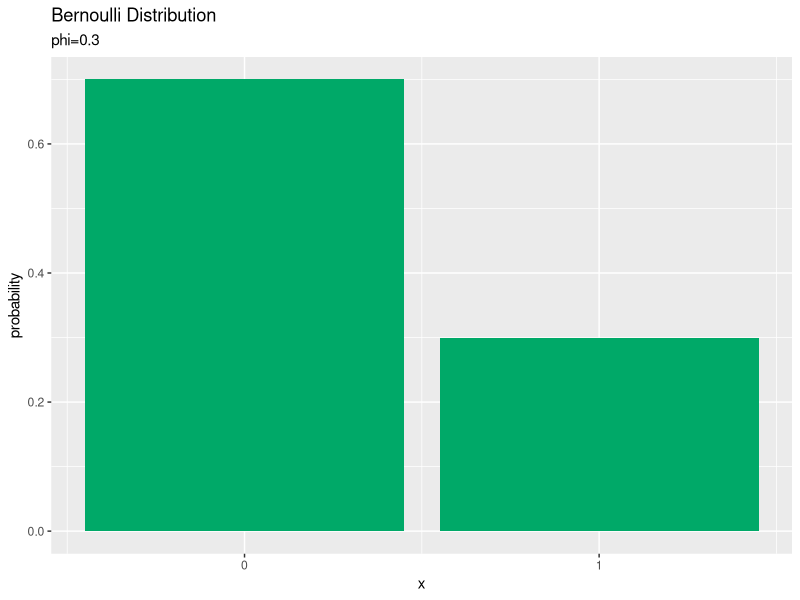
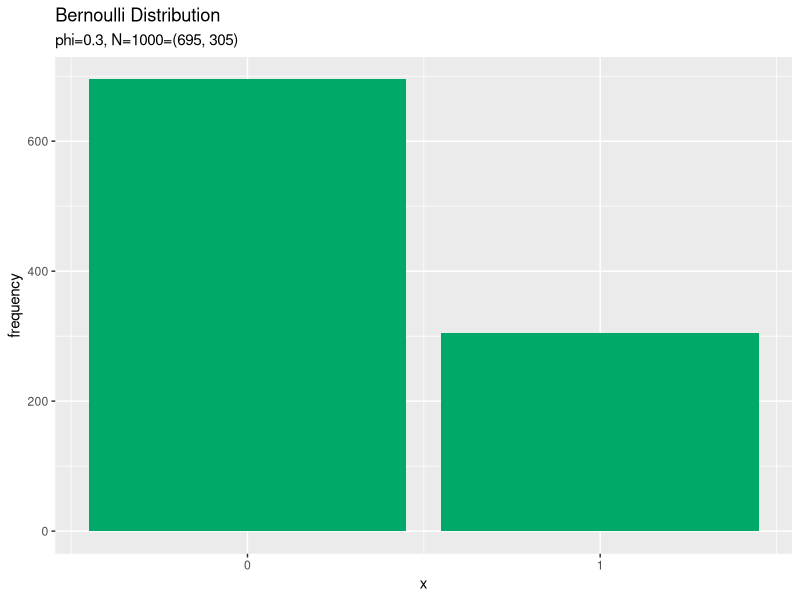
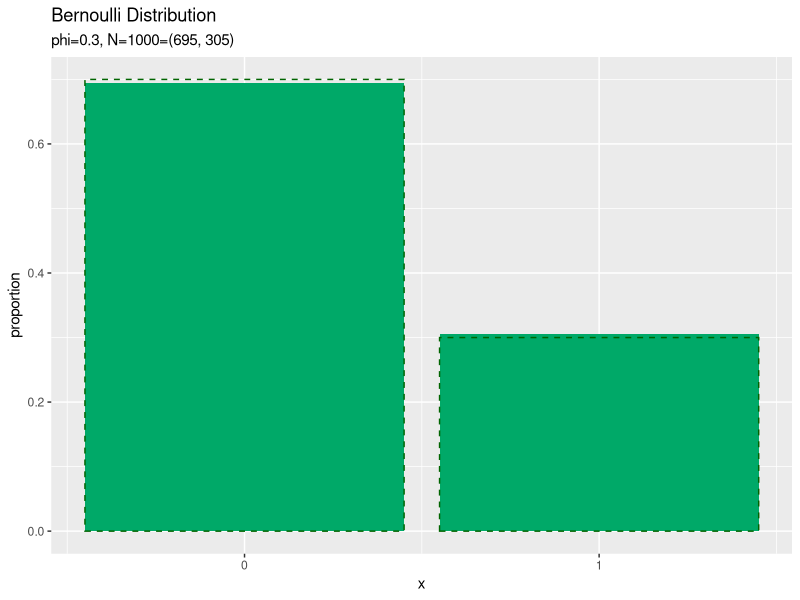

These charts were generated, in order, by the following R code:
## ---- chunk 1
knitr::opts_chunk$set(
  echo = TRUE, 
  message = FALSE, error = FALSE, warning = FALSE, # メッセージを非表示
  fig.align = "center", # 画像を中央揃え
  fig.width = 5, fig.height = 4, # 画像のサイズ
  dev = "cairo_pdf", dev.args = list(family = "ipaexg"), # {ggplot2}に日本語を組み込む場合の対処
  class.source = "numberLines lineAnchors", # ソースを番号付けする
  class.output = "numberLines lineAnchors chunkout" # 出力を番号付けする
)
## ---- chunk 2
# レンダリング日時
Sys.time()
## ---- chunk 3
# 利用するパッケージ
library(tidyverse)
library(gganimate)
## ---- chunk 4
# パラメータを指定
phi <- 0.3

# 確率変数の値を指定
x <- 0
## ---- chunk 5
# 定義式により確率を計算
prob <- phi^x * (1 - phi)^(1 - x)
prob
## ---- chunk 6
# 対数をとった定義式により確率を計算
ln_prob <- x * log(phi) + (1 - x) * log(1 - phi)
prob <- exp(ln_prob)
prob; ln_prob
## ---- chunk 7
# 二項分布の関数により確率を計算
prob <- dbinom(x = x, size = 1, prob = phi)
prob
## ---- chunk 8
# 二項分布の対数をとった関数により確率を計算
ln_prob <- dbinom(x = x, size = 1, prob = phi, log = TRUE)
prob <- exp(ln_prob)
prob; ln_prob
## ---- chunk 9
# ベクトルに変換
phi_v <- c(1 - phi, phi)
x_v <- c(1 - x, x)
phi_v; x_v
## ---- chunk 10
# 多項分布の関数により確率を計算
prob <- dmultinom(x = x_v, size = 1, prob = phi_v)
prob
## ---- chunk 11
# 多項分布の対数をとった関数により確率を計算
ln_prob <- dmultinom(x = x_v, size = 1, prob = phi_v, log = TRUE)
prob <- exp(ln_prob)
prob; ln_prob
## ---- chunk 12
# インデックスにより確率を抽出
prob <- phi_v[x+1]
prob
## ---- chunk 13
# 平均を計算
E_x <- phi
E_x
## ---- chunk 14
# 分散を計算
V_x <- phi * (1 - phi)
V_x
## ---- chunk 15
# パラメータを指定
phi <- 0.3

# ベルヌーイ分布の情報を格納
prob_df <- tidyr::tibble(
  x = 0:1, # 確率変数
  probability = c(1 - phi, phi) # 確率
)
prob_df
## ---- chunk 16
# ベルヌーイ分布を作図
ggplot(data = prob_df, mapping = aes(x = x, y = probability)) + # データ
  geom_bar(stat = "identity", position = "dodge", fill = "#00A968") + # 分布
#  geom_vline(xintercept = E_x, color = "orange", size = 1, linetype = "dashed") + # 平均
#  geom_vline(xintercept = E_x - sqrt(V_x), color = "orange", size = 1, linetype = "dotted") + # 平均 - 標準偏差
#  geom_vline(xintercept = E_x + sqrt(V_x), color = "orange", size = 1, linetype = "dotted") + # 平均 + 標準偏差
  scale_x_continuous(breaks = 0:1, labels = 0:1) + # x軸目盛
  labs(title = "Bernoulli Distribution", 
       subtitle = paste0("phi=", phi)) # ラベル
## ---- chunk 17
# 作図用のphiの値を作成
phi_vals <- seq(from = 0, to = 1, by = 0.01)

# phiの値ごとに分布を計算
anime_prob_df <- tidyr::tibble()
for(phi in phi_vals) {
  # ベルヌーイ分布の情報を格納
  tmp_prob_df <- tidyr::tibble(
    x = 0:1, # 確率変数
    probability = c(1 - phi, phi), # 確率
    parameter = paste0("phi=", phi) %>% 
      as.factor() # フレーム切替用のラベル
  )
  
  # 結果を結合
  anime_prob_df <- rbind(anime_prob_df, tmp_prob_df)
}
head(anime_prob_df)
## ---- chunk 18
# パラメータを指定
phi <- 0.3

# データ数を指定
N <- 1000

# ベルヌーイ分布に従う乱数を生成
x_n <- rbinom(n = N, size = 1, prob = phi)
x_n[1:5]
## ---- chunk 19
# 乱数を集計して格納
freq_df <- tidyr::tibble(
  x = 0:1, # 確率変数
  frequency = c(sum(x_n == 0), sum(x_n == 1)), # 度数
  proportion = frequency / N # 構成比
)
freq_df
## ---- chunk 20
# サンプルのヒストグラムを作成
ggplot(data = freq_df, mapping = aes(x = x, y = frequency)) + # データ
  geom_bar(stat = "identity", position = "dodge", fill = "#00A968") + # ヒストグラム
  scale_x_continuous(breaks = 0:1, labels = 0:1) + # x軸目盛
  labs(title = "Bernoulli Distribution", 
       subtitle = paste0("phi=", phi, ", N=", N, "=(", sum(x_n == 0), ", ", sum(x_n == 1), ")")) # ラベル
## ---- chunk 21
# サンプルの構成比を作図
ggplot() + 
  geom_bar(data = freq_df, mapping = aes(x = x, y = proportion), 
           stat = "identity", position = "dodge", fill = "#00A968") + # 構成比
  geom_bar(data = prob_df, mapping = aes(x = x, y = probability), 
           stat = "identity", position = "dodge", alpha = 0, color = "darkgreen", linetype = "dashed") + # 真の分布
  scale_x_continuous(breaks = 0:1, labels = 0:1) + # x軸目盛
  labs(title = "Bernoulli Distribution", 
       subtitle = paste0("phi=", phi, ", N=", N, "=(", sum(x_n == 0), ", ", sum(x_n == 1), ")")) # ラベル
## ---- chunk 22
# データ数を指定
N <- 100

# 乱数を1つずつ生成
x_n <- rep(NA, times = N)
anime_freq_df <- tidyr::tibble()
anime_data_df <- tidyr::tibble()
anime_prob_df <- tidyr::tibble()
for(n in 1:N) {
  # ベルヌーイ分布に従う乱数を生成
  x_n[n] <- rbinom(n = 1, size = 1, prob = phi)
  
  # ラベル用のテキストを作成
  label_text <- paste0(
    "phi=", phi, ", N=", n, "=(", sum(x_n[1:n] == 0), ", ", sum(x_n[1:n] == 1), ")"
  )
  
  # n個の乱数を集計して格納
  tmp_freq_df <- tidyr::tibble(
    x = 0:1, # 確率変数
    frequency = c(sum(x_n[1:n] == 0), sum(x_n[1:n] == 1)), # 度数
    proportion = frequency / n, # 構成比
    parameter = as.factor(label_text) # フレーム切替用のラベル
  )
  
  # n番目の乱数を格納
  tmp_data_df <- tidyr::tibble(
    x = x_n[n], # サンプル
    parameter = as.factor(label_text) # フレーム切替用のラベル
  )
  
  # n回目のラベルを付与
  tmp_prob_df <- prob_df %>% 
    mutate(parameter = as.factor(label_text))
  
  # 結果を結合
  anime_freq_df <- rbind(anime_freq_df, tmp_freq_df)
  anime_data_df <- rbind(anime_data_df, tmp_data_df)
  anime_prob_df <- rbind(anime_prob_df, tmp_prob_df)
}
head(anime_freq_df)
